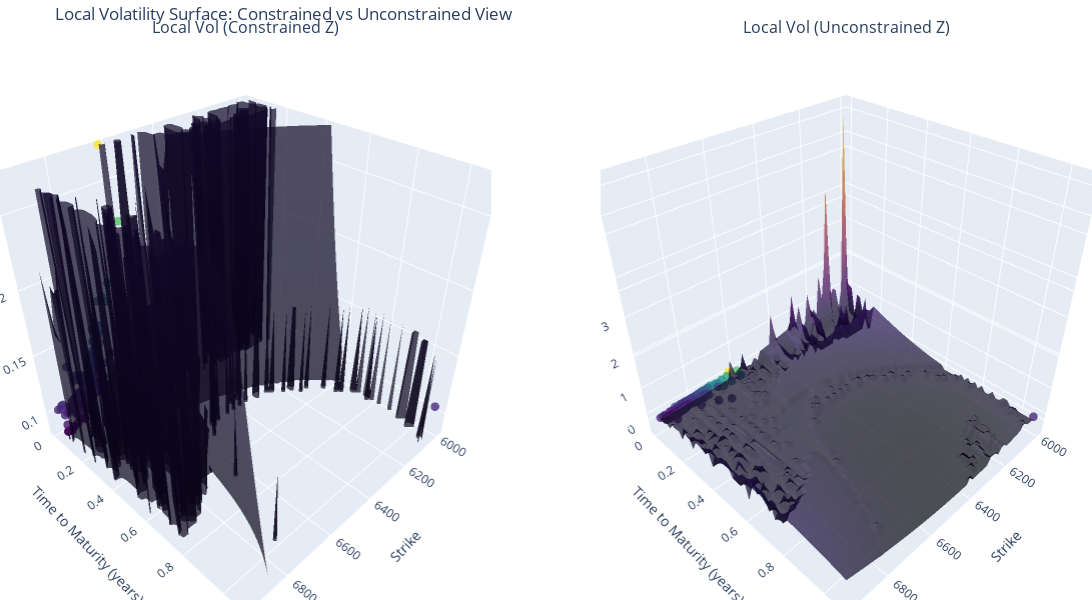

Source (notebook cell):
### Code cell
impvol_interp = regres
params = [calls["S0"].iloc[0],calls["r"].iloc[0],impvol_interp]
local_vol_surface_ = get_local_vol_surface(calls,params)
plot_local_vol_surface(calls,local_vol_surface_)

### Figure 1 — Plotly figure (JSON) as saved in the notebook; plotly's stock layout.template omitted (floating-point values rounded to 4 significant figures; data arrays with more than 128 entries replaced by an {"elided": "..."} marker saying what was removed)
{"data": [{"marker": {"color": {"elided": "129 float values"}, "colorscale": [[0, "#440154"], [0.1111, "#482878"], [0.2222, "#3e4989"], [0.3333, "#31688e"], [0.4444, "#26828e"], [0.5556, "#1f9e89"], [0.6667, "#35b779"], [0.7778, "#6ece58"], [0.8889, "#b5de2b"], [1, "#fde725"]], "opacity": 0.8, "size": 3}, "mode": "markers", "name": "Data Points", "scene": "scene", "showlegend": false, "type": "scatter3d", "x": {"elided": "129 float values"}, "y": {"elided": "129 float values"}, "z": {"elided": "129 float values"}}, {"colorscale": [[0, "#000004"], [0.1111, "#1b0c41"], [0.2222, "#4a0c6b"], [0.3333, "#781c6d"], [0.4444, "#a52c60"], [0.5556, "#cf4446"], [0.6667, "#ed6925"], [0.7778, "#fb9b06"], [0.8889, "#f7d13d"], [1, "#fcffa4"]], "opacity": 0.7, "scene": "scene", "showlegend": false, "showscale": false, "type": "surface", "x": {"elided": "60x60 float values"}, "y": {"elided": "60x60 float values"}, "z": {"elided": "60x60 float values"}}, {"marker": {"color": {"elided": "129 float values"}, "colorscale": [[0, "#440154"], [0.1111, "#482878"], [0.2222, "#3e4989"], [0.3333, "#31688e"], [0.4444, "#26828e"], [0.5556, "#1f9e89"], [0.6667, "#35b779"], [0.7778, "#6ece58"], [0.8889, "#b5de2b"], [1, "#fde725"]], "opacity": 0.8, "size": 3}, "mode": "markers", "name": "Data Points", "scene": "scene2", "showlegend": false, "type": "scatter3d", "x": {"elided": "129 float values"}, "y": {"elided": "129 float values"}, "z": {"elided": "129 float values"}}, {"colorscale": [[0, "#000004"], [0.1111, "#1b0c41"], [0.2222, "#4a0c6b"], [0.3333, "#781c6d"], [0.4444, "#a52c60"], [0.5556, "#cf4446"], [0.6667, "#ed6925"], [0.7778, "#fb9b06"], [0.8889, "#f7d13d"], [1, "#fcffa4"]], "opacity": 0.7, "scene": "scene2", "showlegend": false, "showscale": false, "type": "surface", "x": {"elided": "60x60 float values"}, "y": {"elided": "60x60 float values"}, "z": {"elided": "60x60 float values"}}], "layout": {"annotations": [{"font": {"size": 16}, "showarrow": false, "text": "Local Vol (Constrained Z)", "x": 0.225, "xanchor": "center", "xref": "paper", "y": 1, "yanchor": "bottom", "yref": "paper"}, {"font": {"size": 16}, "showarrow": false, "text": "Local Vol (Unconstrained Z)", "x": 0.775, "xanchor": "center", "xref": "paper", "y": 1, "yanchor": "bottom", "yref": "paper"}], "height": 600, "margin": {"b": 0, "l": 0, "r": 0, "t": 40}, "scene": {"domain": {"x": [0, 0.45], "y": [0, 1]}, "xaxis": {"title": {"text": "Strike"}}, "yaxis": {"title": {"text": "Time to Maturity (years)"}}, "zaxis": {"range": [0.0819, 0.2756], "title": {"text": "Volatility"}}}, "scene2": {"domain": {"x": [0.55, 1], "y": [0, 1]}, "xaxis": {"title": {"text": "Strike"}}, "yaxis": {"title": {"text": "Time to Maturity (years)"}}, "zaxis": {"title": {"text": "Volatility"}}}, "title": {"text": "Local Volatility Surface: Constrained vs Unconstrained View"}, "width": 1200}}
